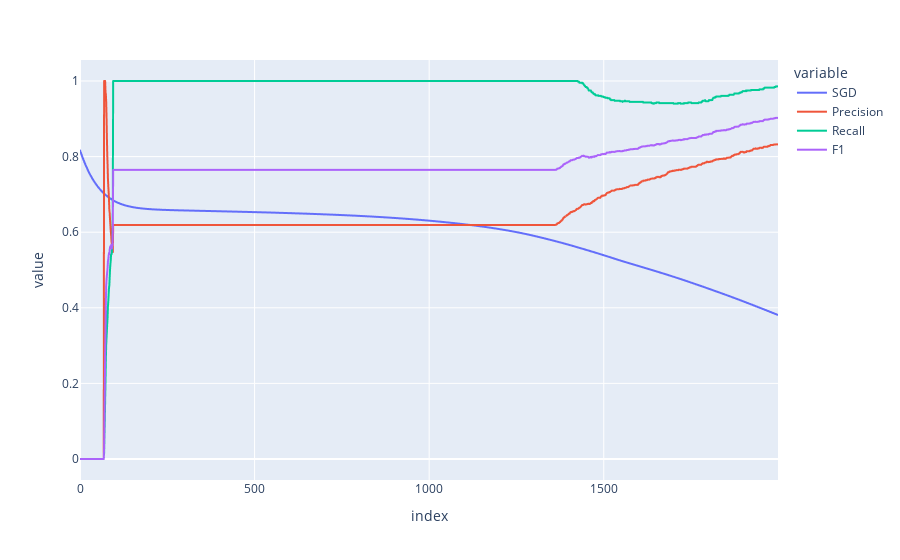
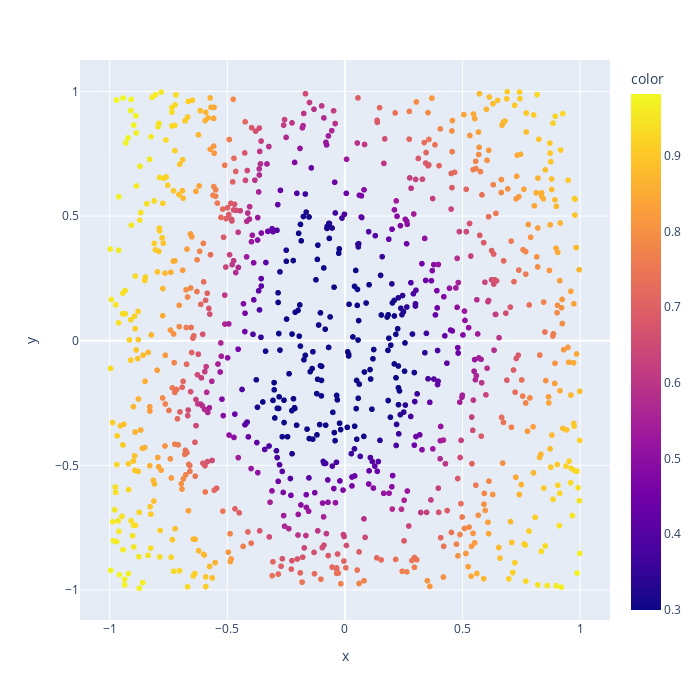

The cell these charts' notebook holds for them, in order:
### Markdown cell above
# Nastavenia siete a trénovania

Nastavíme si šírky vrstiev - počet neurónov v každej vrstve.

Pre tréning potrebujeme (a môžeme) definovať:
1. **Kritérium** - Loss funkcia, ktorá nám určí, ako veľmi sme sa priblížili k cieľu.
2. **Optimalizátor** - Algoritmus, ktorý nám pomôže zlepšiť výsledky trénovania. Najzákladnejší je SGD, ale existuje množstvo iných optimalizátorov, ktoré sú vhodné pre rôzne typy sietí. Vyskúšajme si viaceré: SGD, Momentum, Adam, RMSProp, AdamW, ... a ak máte chuť a čas, tak sa môžete pozrieť na AdaHessian 😉
3. **Metriky** - Pomocné metriky, ktoré nám pomôžu sledovať výsledky trénovania.

### Najjednoduchší trénovací cyklus

Bežne vaše trénovacie cykly budú krajšie zabalené, a dáta nebudete môcť načítať celé do modelu. Začnime ale niečím jednoduchším.

### Code cell
layers = [4, 2]
net = MLP(2, layers, 1)
print(net)

criterion = nn.BCELoss()
optimizer_SGD = torch.optim.SGD(net.parameters(), lr=0.03)
precision = metrics.BinaryPrecision()
recall = metrics.BinaryRecall()
f1_score = metrics.BinaryF1Score()

# ------------------------------------------------------------------

x, y = dataset_Circles(1024, radius=0.7, noise=0.2)
inputs = torch.from_numpy(x).float()
labels = torch.from_numpy(y).float()

print(f'{inputs.shape=}')
print(f'{labels.shape=}')

loss_values = []
precision_values = []
recall_values = []
f1_values = []

for epoch in tqdm(range(2000)):  # loop over the dataset multiple times
    # zero the parameter gradients
    optimizer_SGD.zero_grad()

    # forward + backward + optimize
    outputs = net(inputs)
    loss = criterion(outputs, labels)
    loss.backward()
    optimizer_SGD.step()

    # print statistics
    loss_values.append(loss.mean().detach().numpy())
    precision_values.append(precision(outputs, labels).detach().numpy())
    recall_values.append(recall(outputs, labels).detach().numpy())
    f1_values.append(f1_score(outputs, labels).detach().numpy())


figure = px.line({'SGD': loss_values, 'Precision': precision_values, 'Recall': recall_values, 'F1': f1_values})
figure.show()

x_val, y_val = dataset_Circles(1024, radius=0.7, noise=0.2)
validation_inputs = torch.from_numpy(x_val).float()

# Predict on validation set

with torch.no_grad():
    outputs = net(validation_inputs)

# Draw validation set
def draw_circles_predicted(x, y):
    xx = x.reshape(-1,2).T
    yy = y.reshape(1,-1)
    fig = px.scatter(x=xx[0], y=xx[1], color=yy[0], width=700, height=700)
    fig.show()

draw_circles_predicted(x_val, outputs.detach().numpy())

### Figure 1 — Plotly figure (JSON) as saved in the notebook; plotly's stock layout.template omitted (floating-point values rounded to 4 significant figures; data arrays with more than 128 entries replaced by an {"elided": "..."} marker saying what was removed)
{"data": [{"hovertemplate": "variable=SGD<br>index=%{x}<br>value=%{y}<extra></extra>", "legendgroup": "SGD", "line": {"color": "#636efa", "dash": "solid"}, "marker": {"symbol": "circle"}, "mode": "lines", "name": "SGD", "showlegend": true, "type": "scattergl", "x": {"elided": "2000 int values"}, "xaxis": "x", "y": {"elided": "2000 float values"}, "yaxis": "y"}, {"hovertemplate": "variable=Precision<br>index=%{x}<br>value=%{y}<extra></extra>", "legendgroup": "Precision", "line": {"color": "#EF553B", "dash": "solid"}, "marker": {"symbol": "circle"}, "mode": "lines", "name": "Precision", "showlegend": true, "type": "scattergl", "x": {"elided": "2000 int values"}, "xaxis": "x", "y": {"elided": "2000 float values"}, "yaxis": "y"}, {"hovertemplate": "variable=Recall<br>index=%{x}<br>value=%{y}<extra></extra>", "legendgroup": "Recall", "line": {"color": "#00cc96", "dash": "solid"}, "marker": {"symbol": "circle"}, "mode": "lines", "name": "Recall", "showlegend": true, "type": "scattergl", "x": {"elided": "2000 int values"}, "xaxis": "x", "y": {"elided": "2000 float values"}, "yaxis": "y"}, {"hovertemplate": "variable=F1<br>index=%{x}<br>value=%{y}<extra></extra>", "legendgroup": "F1", "line": {"color": "#ab63fa", "dash": "solid"}, "marker": {"symbol": "circle"}, "mode": "lines", "name": "F1", "showlegend": true, "type": "scattergl", "x": {"elided": "2000 int values"}, "xaxis": "x", "y": {"elided": "2000 float values"}, "yaxis": "y"}], "layout": {"legend": {"title": {"text": "variable"}, "tracegroupgap": 0}, "margin": {"t": 60}, "xaxis": {"anchor": "y", "domain": [0, 1], "title": {"text": "index"}}, "yaxis": {"anchor": "x", "domain": [0, 1], "title": {"text": "value"}}}}

### Figure 2 — Plotly figure (JSON) as saved in the notebook; plotly's stock layout.template omitted (floating-point values rounded to 4 significant figures; data arrays with more than 128 entries replaced by an {"elided": "..."} marker saying what was removed)
{"data": [{"hovertemplate": "x=%{x}<br>y=%{y}<br>color=%{marker.color}<extra></extra>", "legendgroup": "", "marker": {"color": {"elided": "1024 float values"}, "coloraxis": "coloraxis", "symbol": "circle"}, "mode": "markers", "name": "", "showlegend": false, "type": "scattergl", "x": {"elided": "1024 float values"}, "xaxis": "x", "y": {"elided": "1024 float values"}, "yaxis": "y"}], "layout": {"coloraxis": {"colorbar": {"title": {"text": "color"}}, "colorscale": [[0, "#0d0887"], [0.1111, "#46039f"], [0.2222, "#7201a8"], [0.3333, "#9c179e"], [0.4444, "#bd3786"], [0.5556, "#d8576b"], [0.6667, "#ed7953"], [0.7778, "#fb9f3a"], [0.8889, "#fdca26"], [1, "#f0f921"]]}, "height": 700, "legend": {"tracegroupgap": 0}, "margin": {"t": 60}, "width": 700, "xaxis": {"anchor": "y", "domain": [0, 1], "title": {"text": "x"}}, "yaxis": {"anchor": "x", "domain": [0, 1], "title": {"text": "y"}}}}
